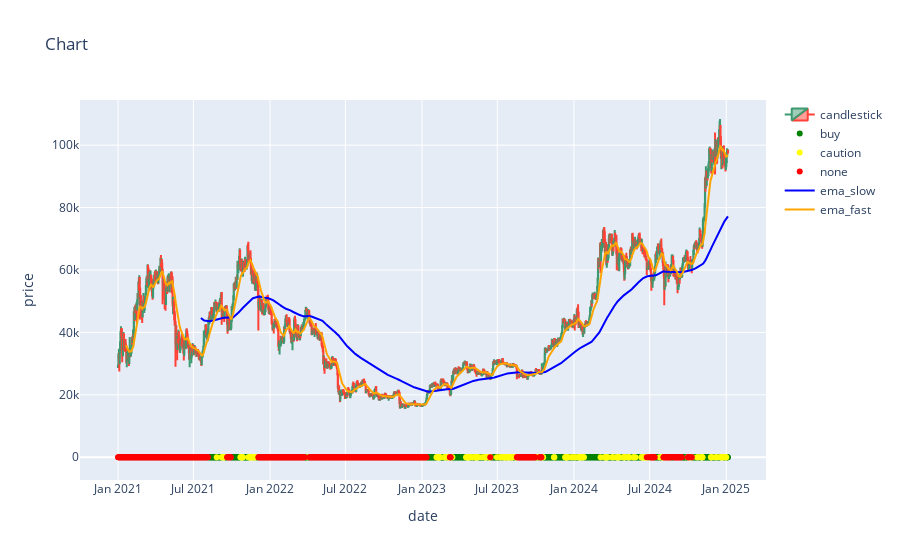

The code cell stored with this chart in its notebook:
### Code cell
import plotly.graph_objects as go

buy = df_indicator[df_indicator == 10]
caution = df_indicator[df_indicator == 5]
none = df_indicator[df_indicator == 0]

fig = go.Figure()
fig.add_trace(go.Candlestick(x=df.index,open=df['open'],
                             close=df['close'],
                             high=df['high'],
                             low=df['low'],
                             name='candlestick'))

fig.update_layout(title='Chart',
                  xaxis_title = 'date',
                  yaxis_title='price',
                  xaxis_rangeslider_visible=False,
                  hovermode='x unified')
# fig.add_trace(go.Scatter(x=buy.index, y=buy, mode='markers', name='buy', marker=dict(color='green')))
fig.add_trace(go.Scatter(x=buy.index, y=buy, mode='markers',name='buy', marker=dict(color='green')))
fig.add_trace(go.Scatter(x=caution.index, y=caution, mode='markers',name='caution', marker=dict(color='yellow')))
fig.add_trace(go.Scatter(x=none.index, y=none, mode='markers',name='none', marker=dict(color='red')))

fig.add_trace(go.Scatter(x=df.index,y=ema_slow,mode='lines',name='ema_slow',line=dict(color='blue')))
fig.add_trace(go.Scatter(x=df.index,y=ema_fast,mode='lines',name='ema_fast',line=dict(color='orange')))



fig.show()

### Figure 1 — Plotly figure (JSON) as saved in the notebook; plotly's stock layout.template omitted (floating-point values rounded to 4 significant figures; data arrays with more than 128 entries replaced by an {"elided": "..."} marker saying what was removed)
{"data": [{"close": {"elided": "1466 float values"}, "high": {"elided": "1466 float values"}, "low": {"elided": "1466 float values"}, "name": "candlestick", "open": {"elided": "1466 float values"}, "type": "candlestick", "x": {"elided": "1466 str values"}}, {"marker": {"color": "green"}, "mode": "markers", "name": "buy", "type": "scatter", "x": {"elided": "499 str values"}, "y": {"elided": "499 int values"}}, {"marker": {"color": "yellow"}, "mode": "markers", "name": "caution", "type": "scatter", "x": {"elided": "240 str values"}, "y": {"elided": "240 int values"}}, {"marker": {"color": "red"}, "mode": "markers", "name": "none", "type": "scatter", "x": {"elided": "727 str values"}, "y": {"elided": "727 int values"}}, {"line": {"color": "blue"}, "mode": "lines", "name": "ema_slow", "type": "scatter", "x": {"elided": "1466 str values"}, "y": {"elided": "1466 float values"}}, {"line": {"color": "orange"}, "mode": "lines", "name": "ema_fast", "type": "scatter", "x": {"elided": "1466 str values"}, "y": {"elided": "1466 float values"}}], "layout": {"hovermode": "x unified", "title": {"text": "Chart"}, "xaxis": {"rangeslider": {"visible": false}, "title": {"text": "date"}}, "yaxis": {"title": {"text": "price"}}}}
